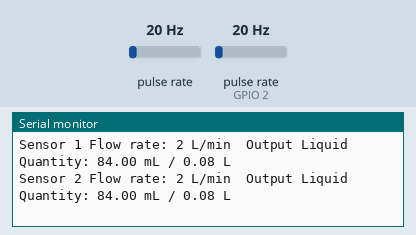
Bench run of a sketch on a simulated ESP8266 (NodeMCU). On the bench: the last lines printed to the serial monitor. Wiring (inferred from the names in the program): 2 × pulse sensor: data GPIO 0 / data GPIO 2. The inputs (shaded band) are chosen by the test bench; at power-on: pulse rate 20 Hz, pulse rate (sensor on GPIO 2) 20 Hz. WiFi joins after 1.5 s; servers stay silent unless stated.

Above: at 3.0 s.
3.1 s: pulse rate (sensor 0) set to 4 Hz
At 4.1 s:
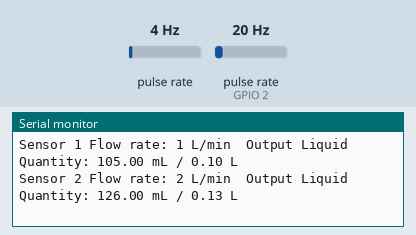
4.6 s: pulse rate (sensor on GPIO 2) set to 4 Hz
At 5.6 s:
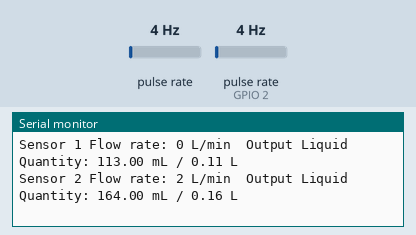
6.1 s: pulse rate (sensor 0) set to 50 Hz
At 7.4 s:
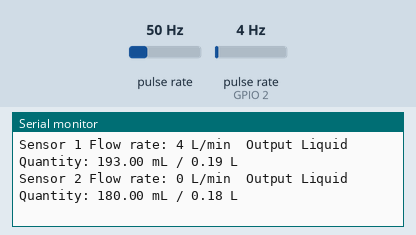
7.6 s: pulse rate (sensor on GPIO 2) set to 50 Hz
At 8.6 s:
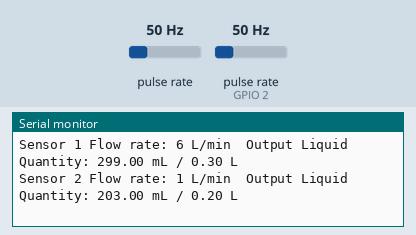
Timing chart, 0 to 10.1 s (numbered marks = the images above; inputs shaded):
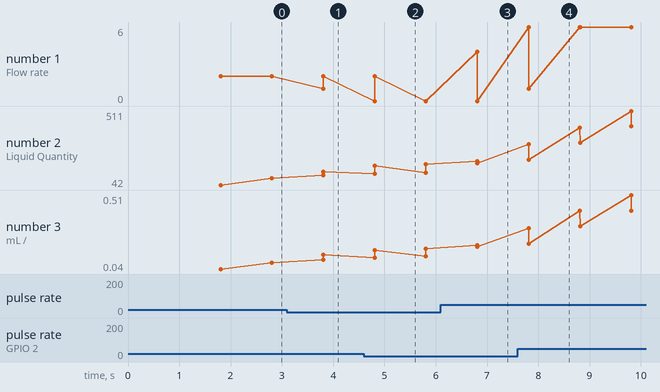

The sketch:

IOT-FLow-code.ino
```cpp
#define BLYNK_TEMPLATE_ID "****"
#define BLYNK_TEMPLATE_NAME "****"
#define BLYNK_AUTH_TOKEN "****"

#define BLYNK_PRINT Serial
#include <ESP8266WiFi.h>
#include <BlynkSimpleEsp8266.h>

char auth[] = BLYNK_AUTH_TOKEN;

char ssid[] = "****";
char pass[] = "****";

#define SENSOR1 0 // First flow sensor D3
#define SENSOR2 2  // Second flow sensor D4

long currentMillis = 0;
long previousMillis = 0;
int interval = 1000;
float calibrationFactor = 7.8;

// Sensor 1 variables
volatile byte pulseCount1;
byte pulse1Sec1 = 0;
float flowRate1;
unsigned int flowMilliLitres1;
float totalMilliLitres1;

// Sensor 2 variables
volatile byte pulseCount2;
byte pulse1Sec2 = 0;
float flowRate2;
unsigned int flowMilliLitres2;
float totalMilliLitres2;

int Vol1, Vol2;

// Blynk virtual pin assignments
#define VPIN_FLOWRATE1   V0  // Sensor 1 flow rate
#define VPIN_TOTAL1      V1  // Sensor 1 total liters
#define VPIN_FLOWRATE2   V3  // Sensor 2 flow rate
#define VPIN_TOTAL2      V4  // Sensor 2 total liters
#define VPIN_RESET1      V2  // Button for sensor 1 reset
#define VPIN_RESET2      V5  // Button for sensor 2 reset

void ICACHE_RAM_ATTR pulseCounter1() {
  pulseCount1++;
}

void ICACHE_RAM_ATTR pulseCounter2() {
  pulseCount2++;
}

void setup() {
  Serial.begin(115200);

  pinMode(SENSOR1, INPUT_PULLUP);
  pinMode(SENSOR2, INPUT_PULLUP);

  // Sensor 1 init
  pulseCount1 = 0;
  flowRate1 = 0.0;
  flowMilliLitres1 = 0;
  totalMilliLitres1 = 0;
  // Sensor 2 init
  pulseCount2 = 0;
  flowRate2 = 0.0;
  flowMilliLitres2 = 0;
  totalMilliLitres2 = 0;
  previousMillis = 0;

  attachInterrupt(digitalPinToInterrupt(SENSOR1), pulseCounter1, FALLING);
  attachInterrupt(digitalPinToInterrupt(SENSOR2), pulseCounter2, FALLING);

  Blynk.begin(BLYNK_AUTH_TOKEN, ssid, pass);
}

void loop()
{
  Blynk.run();

  currentMillis = millis();

  if (currentMillis - previousMillis > interval) {
    // Sensor 1
    pulse1Sec1 = pulseCount1;
    pulseCount1 = 0;

    flowRate1 = ((1000.0 / (millis() - previousMillis)) * pulse1Sec1) / calibrationFactor;
    flowMilliLitres1 = (flowRate1 / 60) * 1000;
    totalMilliLitres1 += flowMilliLitres1;

    // Sensor 2
    pulse1Sec2 = pulseCount2;
    pulseCount2 = 0;

    flowRate2 = ((1000.0 / (millis() - previousMillis)) * pulse1Sec2) / calibrationFactor;
    flowMilliLitres2 = (flowRate2 / 60) * 1000;
    totalMilliLitres2 += flowMilliLitres2;

    previousMillis = millis();

    // Print both to Serial
    Serial.print("Sensor 1 Flow rate: ");
    Serial.print(int(flowRate1));
    Serial.print(" L/min\t");
    Serial.print("Output Liquid Quantity: ");
    Serial.print(totalMilliLitres1);
    Serial.print(" mL / ");
    Serial.print(totalMilliLitres1 / 1000);
    Serial.println(" L");

    Serial.print("Sensor 2 Flow rate: ");
    Serial.print(int(flowRate2));
    Serial.print(" L/min\t");
    Serial.print("Output Liquid Quantity: ");
    Serial.print(totalMilliLitres2);
    Serial.print(" mL / ");
    Serial.print(totalMilliLitres2 / 1000);
    Serial.println(" L");
    Serial.println(" \n\n");

    // Send both sensors' data to Blynk
    Blynk.virtualWrite(VPIN_FLOWRATE1, flowRate1);
    Blynk.virtualWrite(VPIN_TOTAL1, totalMilliLitres1 / 1000.0);

    Blynk.virtualWrite(VPIN_FLOWRATE2, flowRate2);
    Blynk.virtualWrite(VPIN_TOTAL2, totalMilliLitres2 / 1000.0);

    Vol1 = totalMilliLitres1 / 1000.0;
    Vol2 = totalMilliLitres2 / 1000.0;

// Compare the volume and give notificaton if one is greater

    if (Vol1 > Vol2)
{
   Blynk.logEvent("leakage");
}
  }
}

// Sensor 1 reset button
BLYNK_WRITE(VPIN_RESET1) {
  int buttonState = param.asInt();
  if (buttonState == 1) {
    totalMilliLitres1 = 0;
    Blynk.virtualWrite(VPIN_TOTAL1, 0.0);
  }
}

// Sensor 2 reset button
BLYNK_WRITE(VPIN_RESET2) {
  int buttonState = param.asInt();
  if (buttonState == 1) {
    totalMilliLitres2 = 0;
    Blynk.virtualWrite(VPIN_TOTAL2, 0.0);
  }
}
```

Measured:
- after the input at 3.1 s, the serial monitor: prints a new line after 0.71 s (image 1)
- after the input at 4.6 s, the serial monitor: prints a new line after 0.21 s (image 2)
- after the input at 6.1 s, the serial monitor: prints a new line after 0.71 s (image 3)
- after the input at 7.6 s, the serial monitor: prints a new line after 0.21 s (image 4)
- plotted number 2: 126 → 172 after the input at 4.6 s, 180 → 415 after the input at 7.6 s
